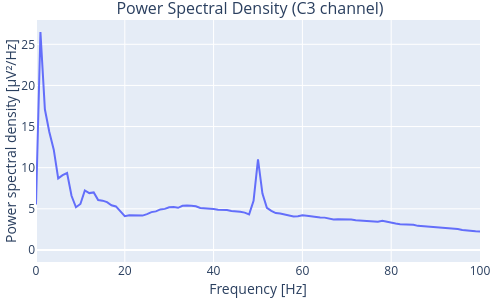

The notebook cell this image was saved under:
### Code cell
show_spectr(eeg_channel, Fs, specific_title='C3 channel')

### Figure 1 — Plotly figure (JSON) as saved in the notebook; plotly's stock layout.template omitted (floating-point values rounded to 4 significant figures; data arrays with more than 128 entries replaced by an {"elided": "..."} marker saying what was removed)
{"data": [{"mode": "lines", "type": "scatter", "x": {"elided": "12501 float values"}, "y": {"elided": "12501 float values"}}], "layout": {"height": 300, "margin": {"b": 10, "l": 10, "r": 10, "t": 20}, "title": {"font": {"size": 16}, "text": "Power Spectral Density (C3 channel)", "x": 0.5, "y": 0.99}, "width": 500, "xaxis": {"range": [0, 100], "showgrid": true, "tickfont": {"size": 12}, "title": {"font": {"size": 14}, "standoff": 1, "text": "Frequency [Hz]"}}, "yaxis": {"showgrid": true, "tickfont": {"size": 12}, "title": {"font": {"size": 14}, "standoff": 1, "text": "Power spectral density [µV²/Hz]"}}}}
